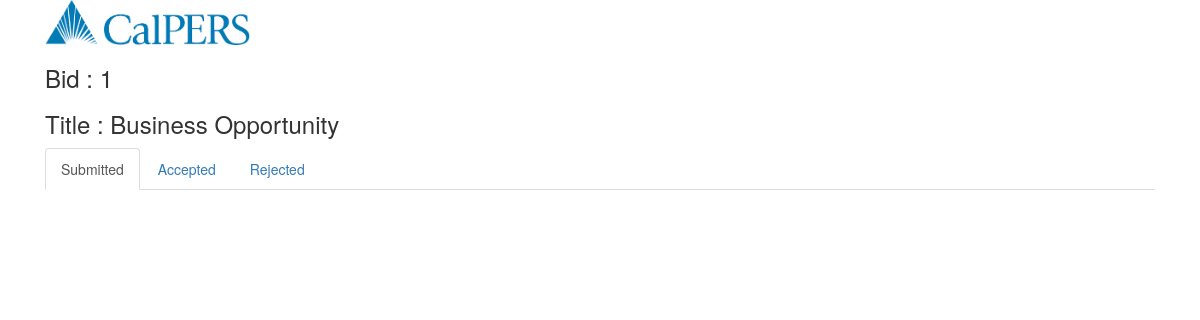
The app's page /bidderEvaluate.php?id=1 with its own data.
### tables this page shows
CREATE TABLE IF NOT EXISTS `bid` (
  `id` int(9) DEFAULT NULL,
  `title` varchar(50) DEFAULT NULL,
  `status` varchar(15) DEFAULT 'New',
  `DT_created` datetime NOT NULL DEFAULT CURRENT_TIMESTAMP,
  `DT_Modified` datetime NOT NULL DEFAULT CURRENT_TIMESTAMP
);

CREATE TABLE IF NOT EXISTS `eval_status` (
  `id` int(11) NOT NULL AUTO_INCREMENT,
  `description` varchar(250) NOT NULL,
  PRIMARY KEY (`id`)
);

### bidderEvaluate.php (the view, shortened to what this page needs)
<?php
   include("dbconfig.php");
      $id = mysqli_real_escape_string($connect,$_GET['id']);
    $query = "SELECT id, title from bid where id = '$id'";
  $bid_result = mysqli_query($connect, $query);
    $eval_status = "select * from eval_status order by id asc";
    $eval_result = mysqli_query($connect, $eval_status);
 $tab_menu = '';
$i = 0;
while($row = mysqli_fetch_array($eval_result))
{
 if($i == 0)
 {
  $tab_menu .= '
   <li class="nav-item active"><a class="nav-link active" href="#'.$row["description"].'" data-toggle="tab">'.$row["description"].'</a></li>
  ';
 }
 else
 {
  $tab_menu .= '
   <li class="nav-item"><a class="nav-link" href="#'.$row["description"].'" data-toggle="tab">'.$row["description"].'</a></li>
  ';
 }
  $i++;
}
?>
<html lang="en">
<head>
  <link rel="stylesheet" href="bootstrap/css/bootstrap.min.css">
   <link rel="stylesheet" type="text/css" href="topnav.css">
</head>
<body>
<div id="wrapper" class="container">
    <div class="container-fluid" id="header">
      <img src="download.png" height="45">
    </div>
    <div class="container-fluid" id="heading">
  <?php
  while($bid = mysqli_fetch_array($bid_result))
            {
       echo '   <h3>Bid : '.$bid["id"].'</h3>
                <h3>Title : '.$bid["title"].'</h3>
            ';
          }
    ?>
  </div>
  <div class="container-fluid" id="heading">
   <ul class="nav nav-tabs">
   <?php
   echo $tab_menu;
   ?>
   </ul>
   <div class="tab-content">
   </div>
</div>
</div>
</body>
</html>

### records on screen
bid: id "1", title "Business Opportunity"
eval_status: description "Submitted"
eval_status: description "Accepted"
eval_status: description "Rejected"
